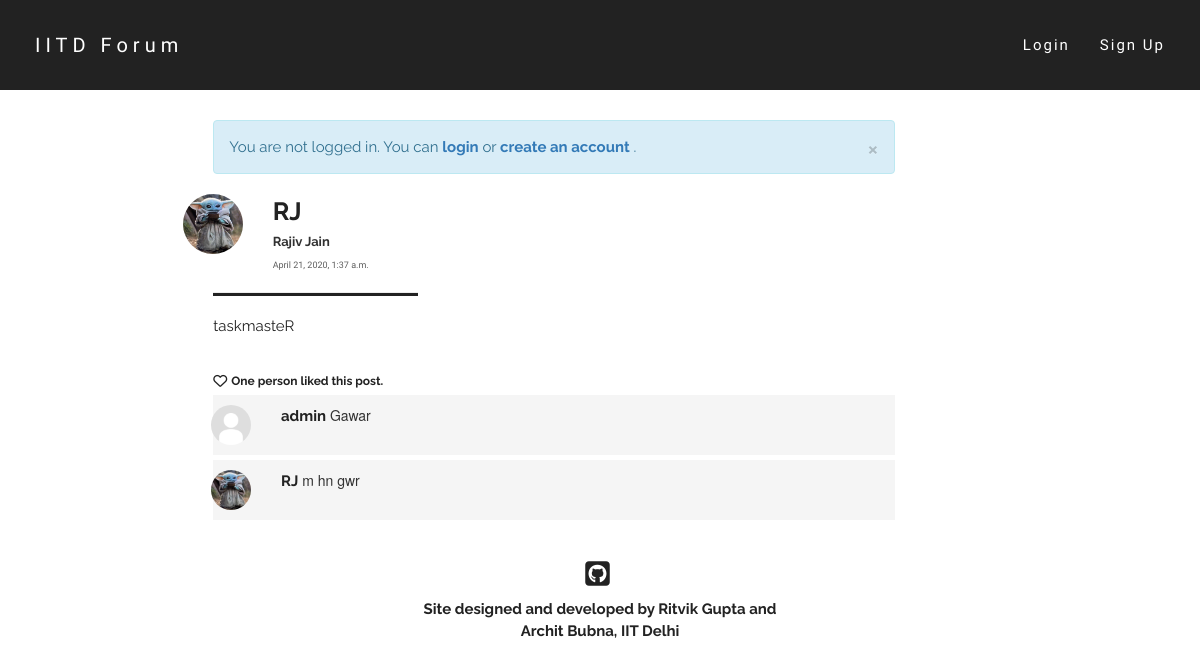
/post/1/, run on an earlier commit of the app's database.
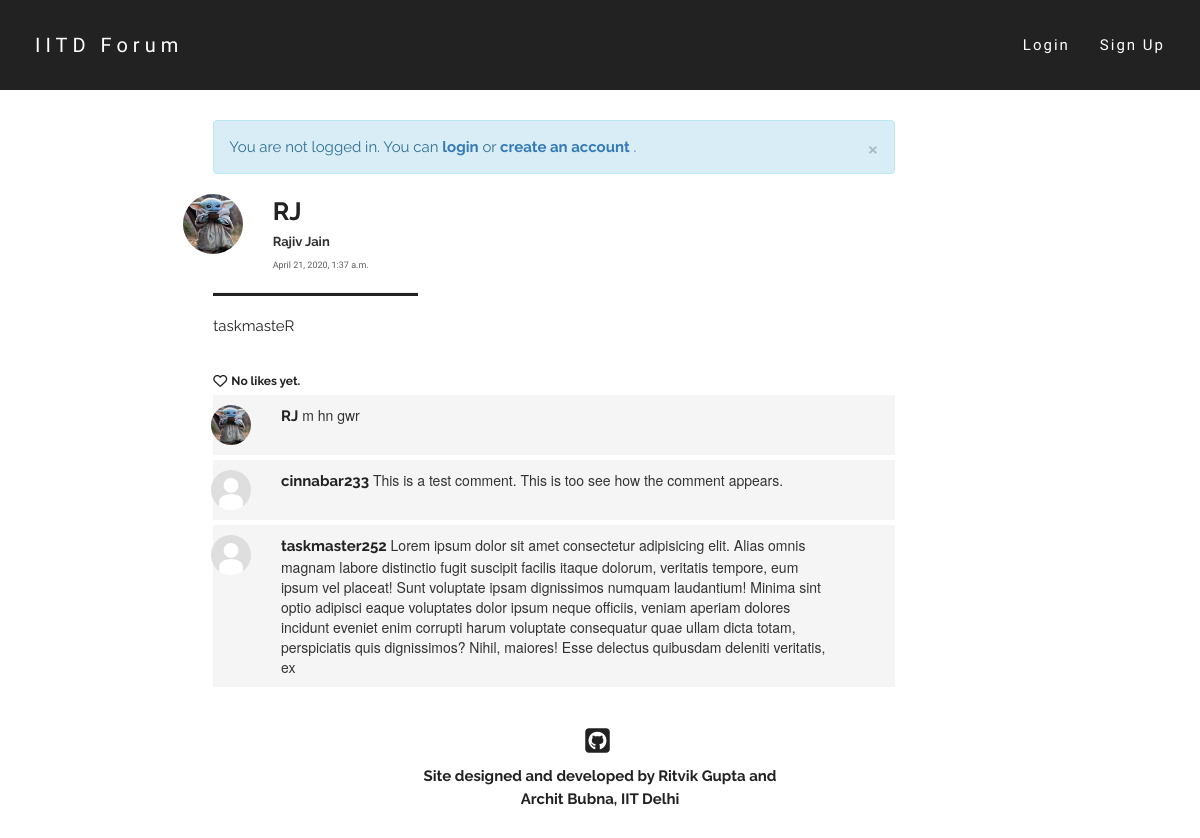
And on a later commit of the database.
### post/models.py (models this page shows)
class Comment(models.Model):
    parent_post = models.ForeignKey(Post, on_delete = models.CASCADE)
    text = models.CharField(max_length = 500)
    author = models.ForeignKey(User, on_delete = models.CASCADE)
    pub_date = models.DateTimeField(default = timezone.now())

### users/models.py (models this page shows, shortened)
class Profile(models.Model):
    parent_user = models.OneToOneField(User, on_delete=models.CASCADE)
    date_of_birth = models.DateField()
    first_name = models.CharField(max_length=50)
    last_name = models.CharField(max_length=50)
    gender = models.CharField(max_length=100, default="Male")
    dept = models.CharField(max_length=100, default="None")
    hostel = models.CharField(max_length=100, default="None")
    image = models.ImageField(default='default.jpg',upload_to='profile-pics')
    def full_name(self):
        return self.first_name + ' ' + self.last_name

### post/views.py (the view)
# urls.py: path('<int:post_id>/', views.post_view, name='post_view'),
def post_view(request, post_id):
    try:
        post = Post.objects.get(id=post_id)
    except Post.DoesNotExist:
        raise Http404("ERROR 404: Post does not exist")
    comments = post.comment_set.order_by('-pub_date')
    return render(request, 'post/post_view.html', {'post': post, 'comments': comments, 'title':'Post by '+post.author.username})

### post/templates/post/post_view.html (shortened to what this page needs)
{% extends "post/base.html" %}
{% block content %}
<div class="home-post">
    <div class="row">
        <div class="col-md-1">
            <img class="img-circle profile-pic" width=60 height=60 src="{{ post.author.profile.image.url }}" alt="default.jpg">
        </div>
        <div class="col-md-10">
            <font class="username-font">
                <b>{{post.author.username}}</b>
            </font>
            <br>
            <font class="name-font">
                {{post.author.profile.full_name}}
            </font>
            <br>
            <font class="date-font">
                {{post.pub_date}}
             </font>
        </div>
        <div class="col-md-1 delete-div">
        </div>
    </div>
    <hr class="hr1" align="left">
    <font class="post-content-font">
        {{post.text|linebreaks}}
    </font>
    <br>
    <div class="like-wrapper">
        {% if request.user in post.postlike.likers.all %}
            <div class="like-button-wrapper">
                <i class="fa fa-heart liked like-button" aria-hidden="true" id="like{{ post.id }}" data-catid="{{ post.id }}"></i>
            </div>
            <div class="likes-count like-count-font" id="likes-count{{ post.id }}" data-catid="{{post.postlike.likers.count}}">
                    {% if post.postlike.likers.count == 1 %}
                        You liked this post.
                    {% elif post.postlike.likers.count == 2 %}
                        You and one other liked this post.
                    {% else %}
                        You and {{ post.postlike.likers.count|add:"-1" }} others liked this post.
                    {% endif %}
            </div>
        {% else %}
            <div class="like-button-wrapper">
                {% if request.user.is_authenticated %}
                    <i class="fa fa-heart-o likes like-button" aria-hidden="true" id="like{{ post.id }}" data-catid="{{ post.id }}"></i>
                {% else %}
                    <a href="{% url 'login' %}"><i class="fa fa-heart-o likes like-button" aria-hidden="true" id="like{{ post.id }}" data-catid="{{ post.id }}"></i></a>
                {% endif %}
            </div>
            <div class="likes-count like-count-font" id="likes-count{{ post.id }}" data-catid="{{post.postlike.likers.count}}">
                    {% if post.postlike.likers.count == 0 %}
                        No likes yet.
                    {% elif post.postlike.likers.count == 1 %}
                        One person liked this post.
                    {% else %}
                        {{ post.postlike.likers.count }} people liked this post.
                    {% endif %}
            </div>
        {% endif %}
    </div>
    {% for comment in post.comment_set.all %}
        <div id="comment-{{comment.id}}-div">
            <div class="comment-div">
                <div class="row">
                    <div class="col-md-1">
                        <img class="img-circle profile-pic" width=40 height=40 src="{{ comment.author.profile.image.url }}" alt="default.jpg">
                    </div>
                    <div class="col-md-10">
                        <font class="comment-username-font">
                            <b>{{comment.author.username}}</b>
                        </font>
                        {{comment.text}}
                    </div>
                    <div class="col-md-1 comment-delete-div">
                    </div>
                </div>
            </div>
        </div>
        {% endfor %}
</div>
{% endblock %}

What changed in the data, as far as the page shows it:
removed Comment: author.profile.image (placeholder picture), author.username "admin", text "Gawar"
added Comment: author.profile.image (placeholder picture), author.username "cinnabar233", text "This is a test comment. This is too see how the comment appears."
added Comment: author.profile.image (placeholder picture), author.username "taskmaster252", text "Lorem ipsum dolor sit amet consectetur adipisicing elit. Alias omnis magnam labore distinctio fugit suscipit facilis itaque dolorum, veritatis tempore, eum ipsum vel placeat! Sunt voluptate ipsam dignissimos numquam laudantium! Minima sint optio adipisci eaque voluptates dolor ipsum neque officiis, veniam aperiam dolores incidunt eveniet enim corrupti harum voluptate consequatur quae ullam dicta totam, perspiciatis quis dignissimos? Nihil, maiores! Esse delectus quibusdam deleniti veritatis, ex"
Also different on the page:
text no longer shown: "One person liked this post."
text now shown: "No likes yet."
